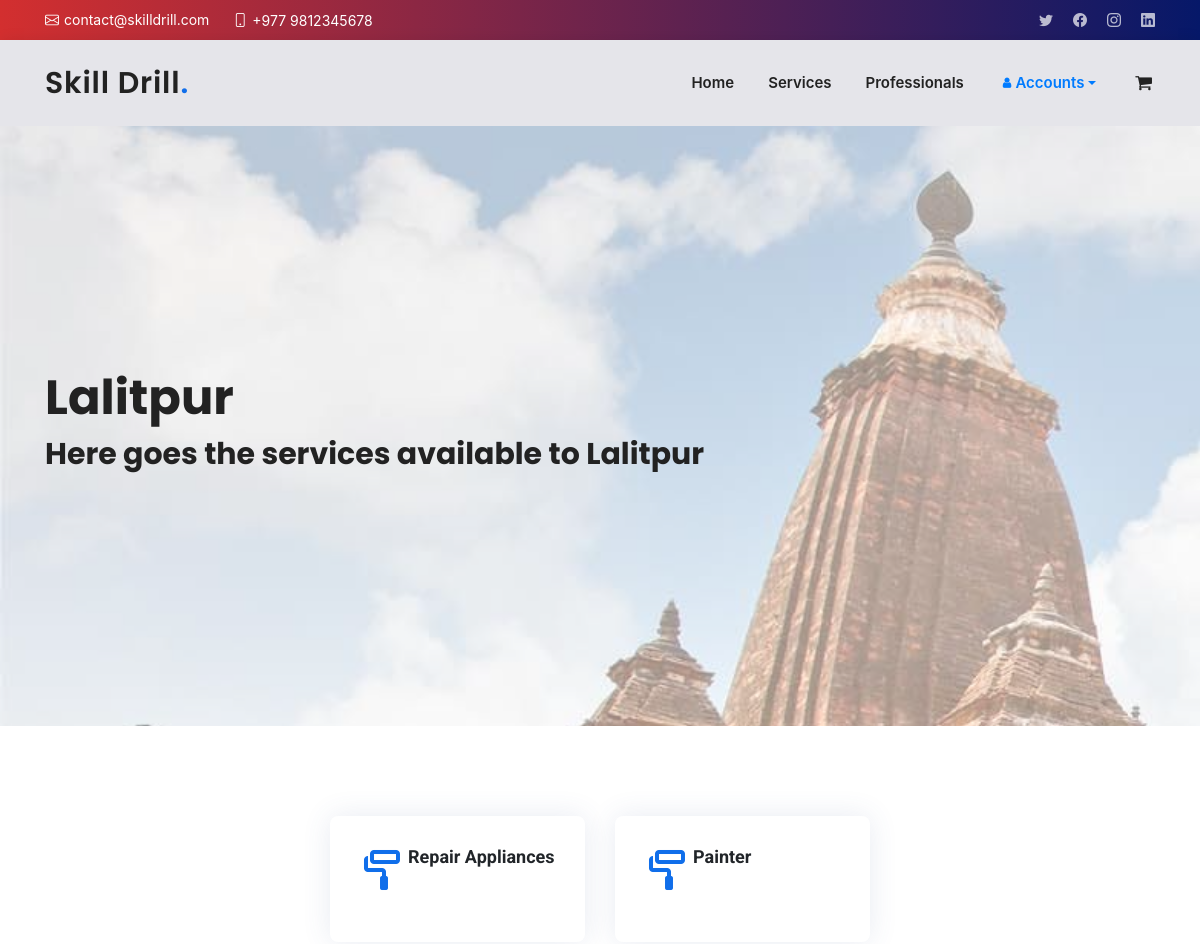
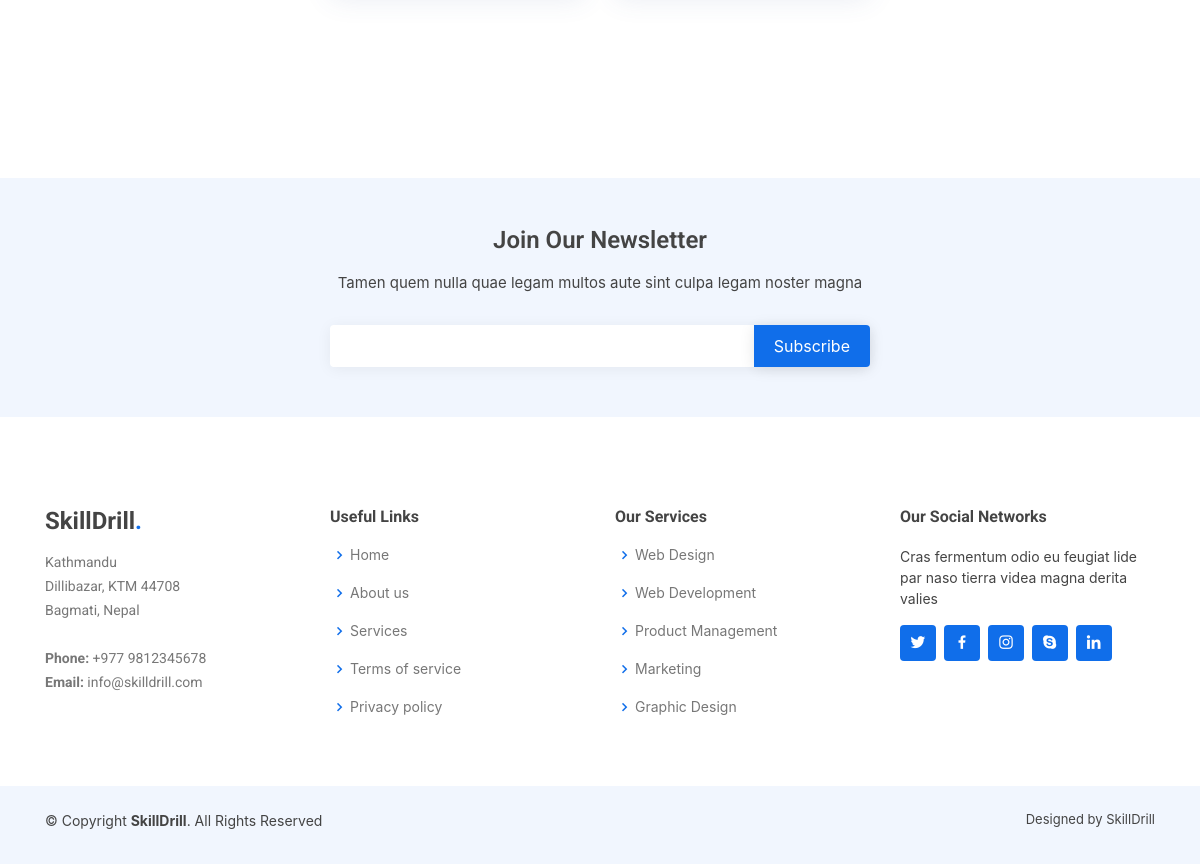
Page /locations/Lalitpur on the committed database (2 pictures, top to bottom).
### locations/models.py (models this page shows, shortened)
class Location(models.Model):
    location = models.CharField(max_length=200, null=True)
    cover = models.FileField(upload_to='img/location/', default='img/location/lalitpur.jpeg')

class Services(models.Model):
    category = models.ForeignKey(Category, null=True, on_delete=models.CASCADE, related_name="rel_cat")
    title = models.CharField(max_length=200)
    charge = models.IntegerField()
    time = models.IntegerField(null=True)
    description = models.CharField(max_length=2000, null=True)
    professional = models.CharField(max_length=100)  # Todo: Many to Many
    location = models.ManyToManyField(Location, related_name="services")

class Category(models.Model):
    category = models.CharField(max_length=200)
    manager = models.CharField(max_length=100)
    def __str__(self):
        return self.category

### locations/views.py (the view)
# urls.py: path('<str:location_name>', location, name="location"),
def location(request, location_name):  # service_id
    locations = Location.objects.get(location=location_name)
    category = Category.objects.all()
    return render(request, "locations/location.html", {
        "locations": locations, "services": locations.services.all(), "category": category
    })

### locations/templates/locations/location.html (shortened to what this page needs)
{% extends 'layout.html' %}
{% load static %}
{% block body %}
{% include 'servicesNavbar.html' %}
<section id="hero" class="d-flex align-items-center" style="background-image:url('{{ locations.cover.url }}')">
  <div class="container" data-aos="zoom-out" data-aos-delay="100">
    <h1>{{ locations.location }}</h1>
    <h4>Here goes the services available to {{ locations.location }}</h4>
  </div>
</section>
<section id="featured-services" class="featured-services">
  <div class="container rounded">
    <div class="row justify-content-center">
      {% for cats in services %}
        {% if cats.category %}
          <div class="col-md-6 col-lg-3 mb-5 mb-lg-0" type="button" data-toggle="modal" data-target=#modalCate>
            <div class="icon-box d-flex ">
              <div class="icon"><i class="bx bx-paint-roll"></i></div>
                <h4 class="title">{{ cats.category }}</h4>
            </div>
          </div>
        {% endif %}
      {% empty %}
      <h3>No Services Available in This Location Right Now.</h3>
      {% endfor %}
    </div>
  </div>
</section>
<section>
</section>
{% endblock %}

### skilldrill/static/css/style.css (style rules this page uses)
h1, h2, h3, h4, h5, h6 { font-family: "Roboto", sans-serif; }
#hero { width: 100%; height: 75vh; background-size: cover; position: relative; }
#hero:before { content: ""; background: rgba(255, 255, 255, 0.5); position: absolute; bottom: 0; top: 0; left: 0; right: 0; }
#hero .container { position: relative; }
#hero h1 { margin: 0; font-size: 48px; font-weight: 700; line-height: 56px; color: #222222; font-family: "Poppins", sans-serif; }
#hero h4 { margin: 0; font-size: 30px; font-weight: 700; line-height: 56px; color: #222222; font-family: "Poppins", sans-serif; }
@media (min-width: 1024px) { #hero { background-attachment: fixed; } }
section { padding: 60px 0; overflow: hidden; }
.featured-services .icon-box { padding: 30px; position: relative; overflow: hidden; background: #fff; box-shadow: 0 0 29px 0 rgba(68, 88, 144, 0.12); transition: all 0.3s ease-in-out; border-radius: 8px; z-index: 1; }
.featured-services .icon-box::before { content: ''; position: absolute; background: #cbe0fb; right: 0; left: 0; bottom: 0; top: 100%; transition: all 0.3s; z-index: -1; }
.featured-services .icon { margin-bottom: 15px; }
.featured-services .icon i { font-size: 48px; line-height: 1; color: #106eea; transition: all 0.3s ease-in-out; }
.featured-services .title { font-weight: 700; margin-bottom: 15px; font-size: 18px; }
.col-md-6 { margin-top: 30px; }

### rows in the picture
Location: cover (picture), location "Lalitpur"
Services: category "Repair Appliances"
Services: category "Painter"
